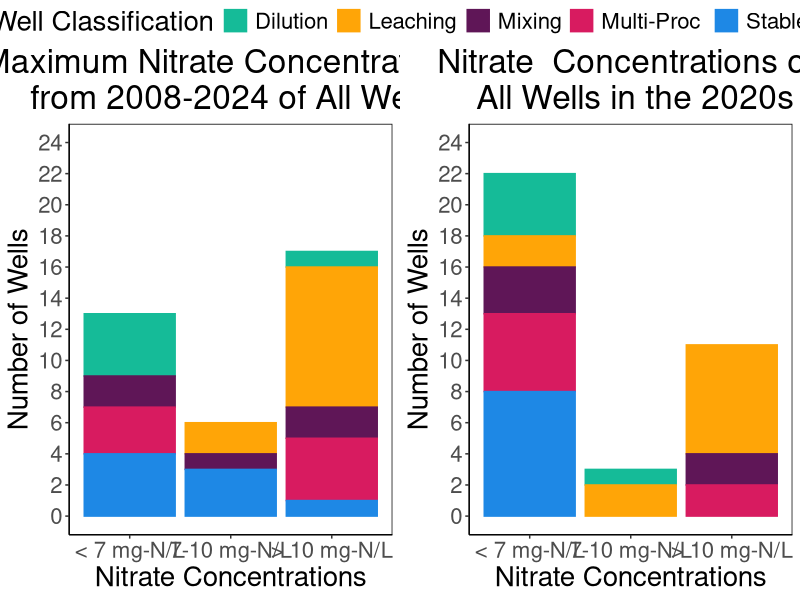
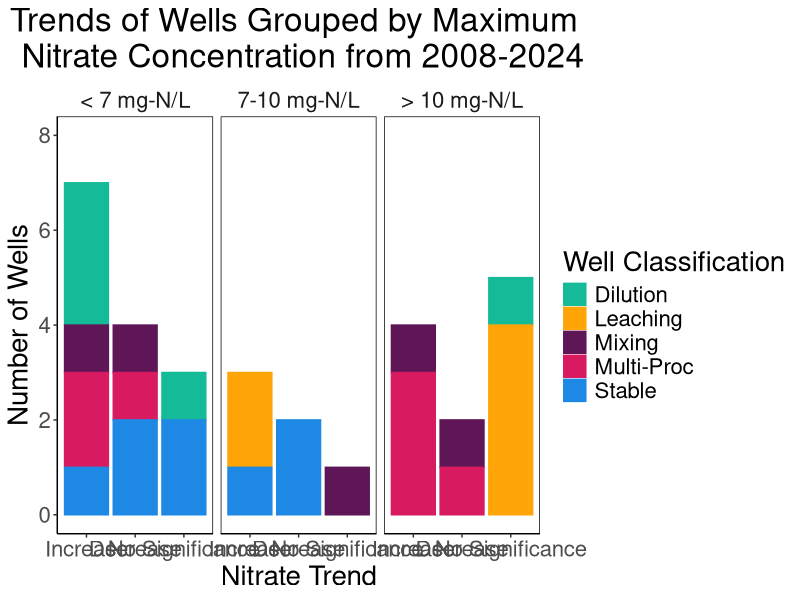
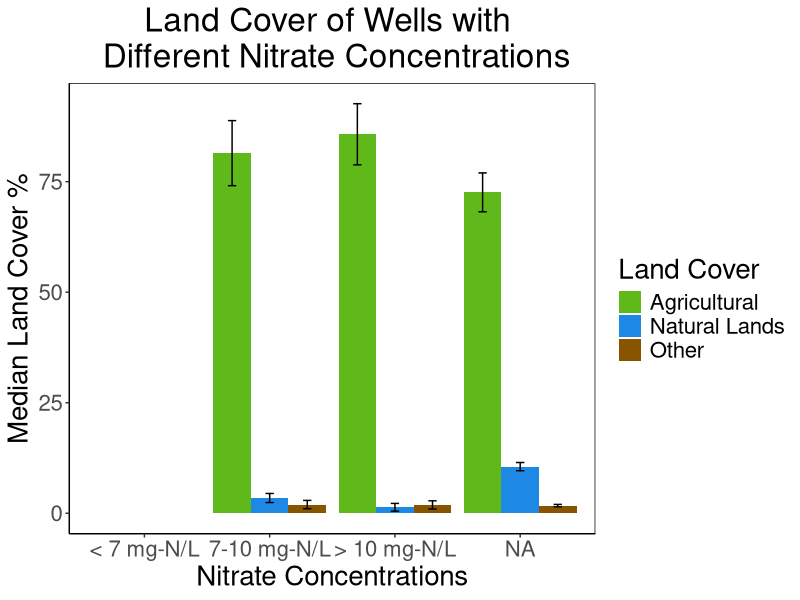

Generate these figures, in order, with R:
#Date Created 9/23/2025
# Created by: Lena Wang
# This code makes bar plots for the GWMA wells, Figure 2, p-value < 0.2 here

library("dplyr")
library("tidyr")
library("ggplot2")
library("ggpubr")
library(lubridate)



setwd("C:/Users/lwang03/OneDrive - Environmental Protection Agency (EPA)/Profile/Documents/Oregon_GWMA/Oregon_GWMA_git")
Wells_MK <- read.csv("Well_Categories_MannKendall_Napplication.csv", header = T)

Wells_MK_broad <- Wells_MK %>%
  mutate(`Well Classification` = case_when(N_Classification == "Stable/Leaching" ~ "Leaching",
                                           N_Classification == "Stable/Mixing" ~ "Mixing",
                                           N_Classification != "Stable/Leaching" ~ N_Classification,
                                           N_Classification != "Stable/Mixing" ~ N_Classification)) %>%
  drop_na(`Well Classification`)

Well_col <- c("Increase" = "#BF2929", "Decrease" = "#32CE4A", "No Change" = "#000AFF")

Class_col <- c("Dilution" = "#15BB98", "Leaching" = "#FFA507", "Mixing" = "#5F1657", "Multi-Proc" = "#D81B60",
               "Stable" = "#1E88E5", "Stable/Leaching" =  "#FFC107", "Stable/Mixing" = "#DC69B8")


# Nitrate Significant Wells -----------------------------------------------

#Change the p-value to 0.05 for the standard values

Nitrate_sig <- Wells_MK_broad %>%
  mutate(`Well Trend` = case_when(Nitrate_Tau > 0 & Nitrate_pvalue < 0.2 ~ "Increase",
                                  Nitrate_Tau < 0 & Nitrate_pvalue < 0.2 ~ "Decrease",
                                  Nitrate_pvalue > 0.2 ~ "No Significance")) %>%
  mutate(`Well Trend` = factor(`Well Trend`, levels = c("Increase", "Decrease", "No Significance"))) %>%
  filter(Nitrate_pvalue < 0.2)

# Application Significant Well --------------------------------------------


App_sig <- Wells_MK_broad %>%
  mutate(`Application Trend` = case_when(High.N.Tau > 0 & High.N.pvalue < 0.2 ~ "Increase",
                                  High.N.Tau < 0 & High.N.pvalue < 0.2 ~ "Decrease",
                                  High.N.pvalue > 0.2 ~ "No Significance")) %>%
  filter(Nitrate_pvalue < 0.2) %>% 
  filter(High.N.pvalue < 0.2) %>%
  mutate(`Application Trend` = factor(`Application Trend`, levels = c("Increase", "Decrease", "No Significance")))


# Plotting only Significant Nitrate and Application Trends ----------------

#This plot doesn't show up in the paper
Nitrate_bar <- ggplot(Nitrate_sig, (aes(x = `Well Trend`, color = `Well Classification`, fill = `Well Classification`))) +
  geom_bar() +
  scale_color_manual(values = Class_col) + 
  scale_fill_manual(values = Class_col) + 
  ylab("Number of Wells") + 
  xlab("Nitrate Trends") +
  labs(title = "Wells with Significant \n Nitrate Trends") +
  scale_y_continuous(breaks = seq(0, 20, by = 2), limits = c(0, 14)) + 
  theme_classic() + 
  theme(panel.grid.major = element_blank(),
        panel.grid.minor = element_blank(),
        strip.background = element_blank(),
        plot.title = element_text(hjust = 0.5),
        panel.border = element_rect(colour = "black", fill = NA),
        text = element_text(size = 20))

#This plot didn't show up in the paper
App_bar <- ggplot(App_sig, (aes(x = `Application Trend`, color = `Well Classification`, fill = `Well Classification`))) +
  geom_bar() +
  scale_color_manual(values = Class_col) + 
  scale_fill_manual(values = Class_col) + 
  ylab("Number of Wells") + 
  xlab("Fertilizer Application Trends") +
  labs(title = "Fertilizer Application Trends around \n Wells with Significant Nitrate Trends") +
  scale_y_continuous(breaks = seq(0, 20, by = 2), limits = c(0, 14)) + 
  theme_classic() + 
  theme(panel.grid.major = element_blank(),
        panel.grid.minor = element_blank(),
        strip.background = element_blank(),
        plot.title = element_text(hjust = 0.5), 
        panel.border = element_rect(colour = "black", fill = NA),
        text = element_text(size = 20))


Arranged <- ggarrange(Nitrate_bar, App_bar, common.legend = T)
#ggsave("Sig Leach Bar and App Bar.pdf", Arranged, width = 13, height = 8)




# Nitrate All Wells -------------------------------------------------------


Nitrate_all <- Wells_MK_broad %>%
  mutate(`Well Trend` = case_when(Nitrate_Tau < 0 & Nitrate_pvalue < 0.2 ~ "Increase",
                                  Nitrate_Tau > 0 & Nitrate_pvalue < 0.2 ~ "Decrease",
                                  Nitrate_pvalue > 0.2 ~ "No Significance")) %>%
  mutate(`Well Trend` = factor(`Well Trend`, levels = c("Increase", "Decrease", "No Significance")))


# Application All Wells ---------------------------------------------------


App_all <- Wells_MK_broad %>%
  mutate(`Application Trend` = case_when(High.N.Tau < 0 & High.N.pvalue < 0.2 ~ "Increase",
                                         High.N.Tau > 0 & High.N.pvalue < 0.2 ~ "Decrease",
                                         High.N.pvalue > 0.2 ~ "No Significance")) %>%
  mutate(`Application Trend` = factor(`Application Trend`, levels = c("Increase", "Decrease", "No Significance")))

# Plotting the All Nitrate and Application Trends -------------------------

Nitrate_all_bar <- ggplot(Nitrate_all, (aes(x = `Well Trend`, color = `Well Classification`, fill = `Well Classification`))) +
  geom_bar() +
  scale_color_manual(values = Class_col) + 
  scale_fill_manual(values = Class_col, drop = F) + 
  scale_x_discrete(drop = F) +
  ylab("Number of Wells") + 
  xlab("Nitrate Trends") +
  labs(title = "Nitrate Trends of \n All Wells") +
  scale_y_continuous(breaks = seq(0, 20, by = 2), limits = c(0, 22)) + 
  theme_classic() + 
  theme(panel.grid.major = element_blank(),
        panel.grid.minor = element_blank(),
        strip.background = element_blank(),
        plot.title = element_text(hjust = 0.5),
        panel.border = element_rect(colour = "black", fill = NA),
        text = element_text(size = 20))


App_all_bar <- ggplot(App_all, (aes(x = `Application Trend`, color = `Well Classification`, fill = `Well Classification`))) +
  geom_bar() +
  scale_color_manual(values = Class_col) + 
  scale_fill_manual(values = Class_col, drop = F) + 
  scale_x_discrete(drop = F) +
  ylab("Number of Wells") + 
  xlab("Fertilizer Application Trends") +
  labs(title = "Fertilizer Application Trends around \n All Wells") +
  scale_y_continuous(breaks = seq(0, 20, by = 2), limits = c(0, 22)) + 
  theme_classic() + 
  theme(panel.grid.major = element_blank(),
        panel.grid.minor = element_blank(),
        strip.background = element_blank(),
        plot.title = element_text(hjust = 0.5), 
        panel.border = element_rect(colour = "black", fill = NA),
        text = element_text(size = 20))


Arranged_all <- ggarrange(Nitrate_all_bar, App_all_bar, common.legend = T)
#ggsave("All Leach Bar and App Bar.pdf", Arranged_all, width = 13, height = 8)



# Getting the Mean of the First 3 Years--------------

Nitrate <- read.csv("GWAMA_nitrate_data_Wang_20250204.csv", header = T)

#All Wells
Nitrate_All <- Wells_MK_broad %>%
  mutate(`Well Trend` = case_when(Nitrate_Tau < 0 & Nitrate_pvalue < 0.2 ~ "Increase", #Reverse because Mann Kendall in earlier code move from 2025-2008
                                  Nitrate_Tau > 0 & Nitrate_pvalue < 0.2 ~ "Decrease",
                                  Nitrate_pvalue > 0.2 ~ "No Significance")) %>%
  mutate(`Well Trend` = factor(`Well Trend`, levels = c("Increase", "Decrease", "No Significance")))
#Getting well names
Well_name <- Nitrate_All %>%
  distinct(Location, `Well Classification`, `Well Trend`)

# Bar Graphs for the First Three Years and Last Three Years ---------------
Nitrate_l3 <- Nitrate %>%
  mutate(Date = as.Date(Date, format = "%m/%d/%Y")) %>% #Turning date in date
  mutate(Year = as.Date(as.character(Date), format = "%Y")) %>% #Turning date into character
  mutate(Year = year(Year)) %>% #pulling out just year as a character
  rename("Location" = "Loc_ID") %>%
  group_by(Location) %>%
  filter(Year >= max(Year)-2)  %>%
  mutate(Last = mean(Nitrate, na.rm = T)) %>%
  ungroup()

#First three years
Nitrate_f3 <- Nitrate %>%
  mutate(Date = as.Date(Date, format = "%m/%d/%Y")) %>% #Turning date in date
  mutate(Year = as.Date(as.character(Date), format = "%Y")) %>% #Turning date into character
  mutate(Year = year(Year)) %>% #pulling out just year as a character
  rename("Location" = "Loc_ID") %>%
  group_by(Location) %>%
  filter(Year <= min(Year)+2) %>%
  mutate(First = mean(Nitrate, na.rm = T)) %>%
  ungroup()

N3_distinct <- Nitrate_f3 %>% 
  distinct(Location)

N3_distinct_l <- Nitrate_l3 %>% 
  distinct(Location)


#First3 <- write.csv( Nitrate_f3, "GWAMA_First3.csv")

F3_Nitrate <- left_join(Nitrate_f3, Well_name) %>%
  drop_na(`Well Classification`) %>%
  mutate(`Beginning Nitrate Concentration` = factor(case_when(First < 7 ~ "< 7 mg-N/L Beginning",
                                                              First <= 10 & First >= 7 ~ "7-10 mg-N/L Beginning",
                                                           First > 10 ~ "> 10 mg-N/L Beginning"),
                                                 levels = c("< 7 mg-N/L Beginning",
                                                            "7-10 mg-N/L Beginning",
                                                            "> 10 mg-N/L Beginning"))) %>%
  mutate(`Well Trend` = factor(`Well Trend`, levels = c("Increase",
                                                        "Decrease",
                                                        "No Significance"))) %>%
  dplyr::select(-c(Nitrate, Year, Date)) %>%
  distinct()

L3_Nitrate <- left_join(Nitrate_l3, Well_name) %>%
  drop_na(`Well Classification`) %>%
  mutate(`End Nitrate Concentration` = factor(case_when(Last < 7 ~ "< 7 mg-N/L Ending",
                                                           Last <= 10 & Last >= 7 ~ "7-10 mg-N/L Ending",
                                                           Last > 10 ~ "> 10 mg-N/L Ending"),
                                                 levels = c("> 10 mg-N/L Ending",
                                                            "7-10 mg-N/L Ending",
                                                            "< 7 mg-N/L Ending"))) %>%
  mutate(`Well Trend` = factor(`Well Trend`, levels = c("Increase",
                                                        "Decrease",
                                                        "No Significance"))) %>%
  dplyr::select(-c(Nitrate, Year, Date, Lat_Dec, Long_Dec)) %>%
  distinct()

Nitrate_33 <- left_join(L3_Nitrate, F3_Nitrate)

Nitrate_33_2 <- Nitrate_33 %>%
  mutate(`Ending Nitrate Concentration` =  factor(case_when(grepl("< 7 mg-N/L Ending", `End Nitrate Concentration`) ~ "< 7 mg-N/L Ending",
                                         grepl("7-10 mg-N/L Ending", `End Nitrate Concentration`) ~ "7-10 mg-N/L Ending",
                                         grepl("> 10 mg-N/L Ending", `End Nitrate Concentration`) ~ "> 10 mg-N/L Ending"),
                               levels = c("> 10 mg-N/L Ending",
                                          "7-10 mg-N/L Ending",
                                          "< 7 mg-N/L Ending"))) %>%
  mutate(`Beginning Nitrate Concentration` =  factor(case_when(grepl("< 7 mg-N/L Beginning", `Beginning Nitrate Concentration`) ~ "< 7 mg-N/L Beginning",
                                         grepl("7-10 mg-N/L Beginning", `Beginning Nitrate Concentration`) ~ "7-10 mg-N/L Beginning",
                                         grepl("> 10 mg-N/L Beginning", `Beginning Nitrate Concentration`) ~ "> 10 mg-N/L Beginning"),
                               levels = c("< 7 mg-N/L Beginning",
                                          "7-10 mg-N/L Beginning",
                                          "> 10 mg-N/L Beginning")))

#write.csv(Nitrate_33_2, "First3_Last3_GWMA.csv")

#THIS PLOT SHOWS UP IN THE PAPER, FIGURE 2
Nitrate_33Plot <- ggplot(Nitrate_33_2, (aes(x = `Well Trend`, color = `Well Classification`, fill = `Well Classification`))) +
  geom_bar() +
  scale_color_manual(values = Class_col) + 
  scale_fill_manual(values = Class_col, drop = F) + 
  ylab("Number of Wells") + 
  xlab("Nitrate Trend") +
  labs(title = "Comparing Average Nitrate Concentrations of \n Wells in the First 3 Years and Last 3 Years") +
  facet_grid(`Ending Nitrate Concentration`~ `Beginning Nitrate Concentration`) + 
  scale_y_continuous(breaks = seq(0, 10, by = 2), limits = c(0, 10)) + 
  theme_classic() + 
  theme(panel.grid.major = element_blank(),
        panel.grid.minor = element_blank(),
        strip.background = element_blank(),
        plot.title = element_text(hjust = 0.5), 
        panel.border = element_rect(colour = "black", fill = NA),
        text = element_text(size = 20))

#ggsave("Nitrate_First3Last3_2.pdf", Nitrate_33Plot, width = 17, height = 11)

#Figuring out which Wells switched categories
Switch <- Nitrate_33 %>%
  mutate(`End Nitrate Concentration` = case_when(Last < 7 ~ "< 7 mg-N/L",
                                                        Last <= 10 & Last >= 7 ~ "7-10 mg-N/L",
                                                        Last > 10 ~ "> 10 mg-N/L"),
         `Beginning Nitrate Concentration` = case_when(First < 7 ~ "< 7 mg-N/L",
                                                       First <= 10 & First >= 7 ~ "7-10 mg-N/L",
                                                       First > 10 ~ "> 10 mg-N/L")) %>%
  filter(`Beginning Nitrate Concentration` != `End Nitrate Concentration`)

Nitrate_names <- Nitrate_33 %>% 
  select(Location, `End Nitrate Concentration`, `Beginning Nitrate Concentration`, `Well Trend`, `Well Classification`)

#Bar Graphs for the Max and Most Recent Single Year-----------
#Getting most recent year, most are 2024, Dw-17 stopped in 2020
Nitrate_filt <- Nitrate %>%
  mutate(Date = as.Date(Date, format = "%m/%d/%Y")) %>% #Turning date in date
  mutate(Year = as.Date(as.character(Date), format = "%Y")) %>% #Turning date into character
  mutate(Year = year(Year)) %>% #pulling out just year as a character
  rename("Location" = "Loc_ID") %>%
  group_by(Location) %>%
  filter(Year >= max(Year)) %>%
  ungroup()

# Bar graphs for the Max and Most Single Year -----------------------------



#Bar Graphs foor the Max and 
#Getting max Nitrate from 2008-2024
Max <- Nitrate %>%
  rename("Location" = "Loc_ID") %>%
  group_by(Location) %>%
  filter(Nitrate == max(Nitrate)) %>%
  rename("Max" = "Nitrate") %>%
  ungroup() %>%
  dplyr::select(-c(Date))



#Getting the 2024 value with well names
Annual_Nitrate <- left_join(Nitrate_filt, Well_name) %>%
  drop_na(`Well Classification`) %>%
  mutate(`Recent Nitrate Concentration` = factor(case_when(Nitrate < 7 ~ "< 7 mg-N/L",
                                                    Nitrate <= 10 & Nitrate >= 7 ~ "7-10 mg-N/L",
                                                    Nitrate > 10 ~ "> 10 mg-N/L"),
                                                 levels = c("< 7 mg-N/L",
                                                            "7-10 mg-N/L",
                                                            "> 10 mg-N/L")))

#Getting Max value with Well Names
Max_Nitrate <- left_join(Max, Well_name) %>%
  drop_na(`Well Classification`) %>%
  mutate(`Max Nitrate Concentration` = factor(case_when(Max < 7 ~ "< 7 mg-N/L",
                                                 Max <= 10 & Max >= 7 ~ "7-10 mg-N/L",
                                                 Max > 10 ~ "> 10 mg-N/L"),
                                              levels = c("< 7 mg-N/L",
                                                         "7-10 mg-N/L",
                                                         "> 10 mg-N/L")))


Max_nitrate <- ggplot(Max_Nitrate, (aes(x = `Max Nitrate Concentration`, color = `Well Classification`, fill = `Well Classification`))) +
  geom_bar() +
  scale_color_manual(values = Class_col) + 
  scale_fill_manual(values = Class_col, drop = F) + 
  scale_x_discrete(drop = F) +
  ylab("Number of Wells") + 
  xlab("Nitrate Concentrations") +
  labs(title = "Maximum Nitrate Concentrations \n from 2008-2024 of All Wells") +
  scale_y_continuous(breaks = seq(0, 24, by = 2), limits = c(0, 24)) + 
  theme_classic() + 
  theme(panel.grid.major = element_blank(),
        panel.grid.minor = element_blank(),
        strip.background = element_blank(),
        plot.title = element_text(hjust = 0.5), 
        panel.border = element_rect(colour = "black", fill = NA),
        text = element_text(size = 20))

Recent_nitrate <- ggplot(Annual_Nitrate, (aes(x = `Recent Nitrate Concentration`, color = `Well Classification`, fill = `Well Classification`))) +
  geom_bar() +
  scale_color_manual(values = Class_col) + 
  scale_fill_manual(values = Class_col, drop = F) + 
  scale_x_discrete(drop = F) +
  ylab("Number of Wells") + 
  xlab("Nitrate Concentrations") +
  labs(title = "Nitrate  Concentrations of \n All Wells in the 2020s") +
  scale_y_continuous(breaks = seq(0, 24, by = 2), limits = c(0, 24)) + 
  theme_classic() + 
  theme(panel.grid.major = element_blank(),
        panel.grid.minor = element_blank(),
        strip.background = element_blank(),
        plot.title = element_text(hjust = 0.5), 
        panel.border = element_rect(colour = "black", fill = NA),
        text = element_text(size = 20))


Arranged2 <- ggarrange(Max_nitrate, Recent_nitrate, common.legend = T)
ggsave("Nitrate Benchmark Bar.pdf", Arranged2, width = 13, height = 8)


# Determining Wells that are bad that improving or vice versa -------------
Nitrate_max_recent <- left_join(Nitrate_all, Annual_Nitrate)

Nitrate_max_recent2 <- Nitrate_max_recent %>%
  dplyr::select(Location, Max, Nitrate, `Well Classification`, `Well Trend`) %>%
  mutate(`Max Nitrate Concentration` = factor(case_when(Max < 7 ~ "< 7 mg-N/L",
                                                        Max <= 10 & Max >= 7 ~ "7-10 mg-N/L",
                                                        Max > 10 ~ "> 10 mg-N/L"),
                                              levels = c("< 7 mg-N/L",
                                                         "7-10 mg-N/L",
                                                         "> 10 mg-N/L")))

Long_term_better <- ggplot(Nitrate_max_recent2, (aes(x = `Well Trend`, color = `Well Classification`, fill = `Well Classification`))) +
  geom_bar() +
  scale_color_manual(values = Class_col) + 
  scale_fill_manual(values = Class_col, drop = F) + 
  ylab("Number of Wells") + 
  xlab("Nitrate Trend") +
  labs(title = "Trends of Wells Grouped by Maximum \n Nitrate Concentration from 2008-2024") +
  facet_wrap(vars(`Max Nitrate Concentration`)) + 
  scale_y_continuous(breaks = seq(0, 8, by = 2), limits = c(0, 8)) + 
  theme_classic() + 
  theme(panel.grid.major = element_blank(),
        panel.grid.minor = element_blank(),
        strip.background = element_blank(),
        plot.title = element_text(hjust = 0.5), 
        panel.border = element_rect(colour = "black", fill = NA),
        text = element_text(size = 20))

ggsave("Nitrate_grouped_Max_Trend.pdf", Long_term_better, width = 13, height = 8)


#Grouping it by data from the 2020s
Nitrate_max_recent3 <- Nitrate_max_recent %>%
  dplyr::select(Location, Max, Nitrate, `Well Classification`, `Well Trend`) %>%
  mutate(`Recent Nitrate Concentration` = factor(case_when(Nitrate < 7 ~ "< 7 mg-N/L",
                                                        Nitrate <= 10 & Nitrate >= 7 ~ "7-10 mg-N/L",
                                                        Nitrate > 10 ~ "> 10 mg-N/L"),
                                              levels = c("< 7 mg-N/L",
                                                         "7-10 mg-N/L",
                                                         "> 10 mg-N/L")))

Long_term_better2 <- ggplot(Nitrate_max_recent3, (aes(x = `Well Trend`, color = `Well Classification`, fill = `Well Classification`))) +
  geom_bar() +
  scale_color_manual(values = Class_col) + 
  scale_fill_manual(values = Class_col, drop = F) + 
  ylab("Number of Wells") + 
  xlab("Nitrate Trend") +
  labs(title = "Trends of Wells Grouped by Maximum \n Nitrate Concentration in the 2020s") +
  facet_wrap(vars(`Recent Nitrate Concentration`)) + 
  scale_y_continuous(breaks = seq(0, 8, by = 2), limits = c(0, 8)) + 
  theme_classic() + 
  theme(panel.grid.major = element_blank(),
        panel.grid.minor = element_blank(),
        strip.background = element_blank(),
        plot.title = element_text(hjust = 0.5), 
        panel.border = element_rect(colour = "black", fill = NA),
        text = element_text(size = 20))

#ggsave("Nitrate_grouped_Recent_Trend.pdf", Long_term_better2, width = 13, height = 8)

Recent_max_trend <- ggarrange(Long_term_better, Long_term_better2, common.legend = T)
#ggsave("Nitrate_grouped_RecentandMax_Trend.pdf", Recent_max_trend, width = 20, height = 8)



# Land Cover Bar plots ----------------------------------------------------
setwd("C:/Users/lwang03/OneDrive - Environmental Protection Agency (EPA)/Profile/Documents/Oregon_GWMA")
Land_cover <- read.csv("LandCovermse.csv", header = T)

Land_col <- c("Natural Lands" = "#1E88E5", "Agricultural" = "#5FB91B", "Other" = "#875500")

Land_cover2 <- Land_cover %>%
  mutate(`Nitrate Concentration` = factor(Concentration, levels = c("< 7 mg-N/L", "7-10 mg-N/L", "> 10 mg-N/L"))) %>%
  rename("Land Cover" = "Land.Cover")


Landcover_plot <- ggplot(Land_cover2, aes(x = `Nitrate Concentration`, y = Median, fill = `Land Cover`)) +
  geom_bar(position = position_dodge(width = 0.9), stat = "identity") + 
  geom_errorbar(aes(y = Median, ymin = Median - Standard.Error, ymax = Median + Standard.Error),
                position = position_dodge(width = 0.9), width = 0.2) +
  scale_color_manual(values = Land_col) + 
  scale_fill_manual(values = Land_col, drop = F) + 
  scale_x_discrete(drop = F) +
  ylab("Median Land Cover %") + 
  xlab("Nitrate Concentrations") +
  labs(title = "Land Cover of Wells with \n Different Nitrate Concentrations") +
  theme_classic() + 
  theme(panel.grid.major = element_blank(),
        panel.grid.minor = element_blank(),
        strip.background = element_blank(),
        plot.title = element_text(hjust = 0.5), 
        panel.border = element_rect(colour = "black", fill = NA),
        text = element_text(size = 20))


ggsave("Crop_Land_Cover.pdf", Landcover_plot, width = 10, height = 6)



